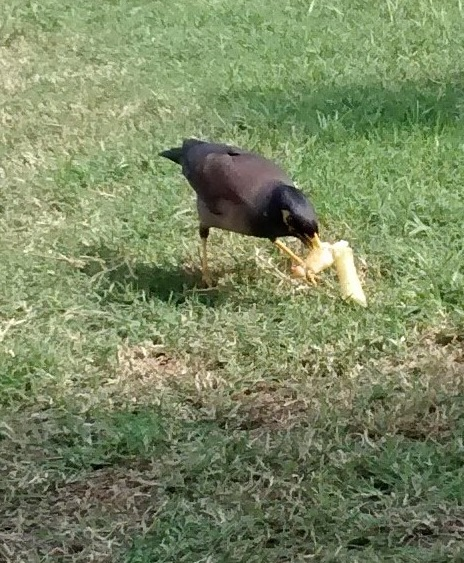
#> input picture images/image2.jpg, 464 x 563 px, found by its file name
$ jupyter execute 'Image Thresholding Methods.ipynb'
#> lines starting #> are read from the running program, lines starting #| are printed output that depends on the picture; after the words box and inside, x2 and y2 are one past the last pixel; in counts of white or black regions, pixels touching at a corner belong together
[cell 1]
import cv2
import numpy as np

[cell 2]
#Loading the image
image = cv2.imread('images\image2.jpg')
#> image is the input picture: shape (563, 464, 3); mean B, G, R 98.7, 136.4, 123.2

[cell 3]
#Creating the binarized image
retval, binary = cv2.threshold(image, 85, 255, cv2.THRESH_BINARY)
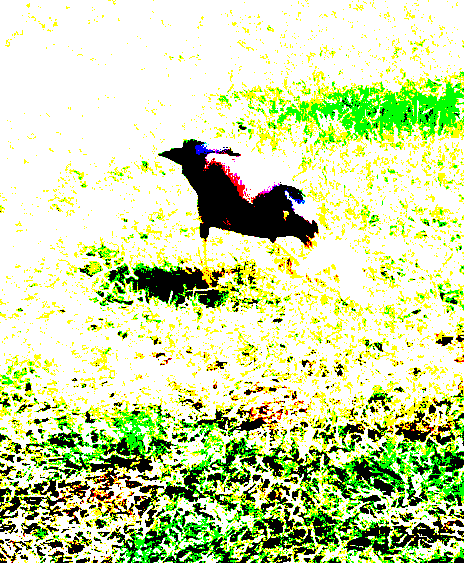
#> binary: shape (563, 464, 3); mean B, G, R 165.4, 220.6, 204.1

[cell 4]
#Displaying the actual image
cv2.imshow('Image Window', image)
cv2.waitKey(0)
cv2.destroyAllWindows()

[cell 5]
#Displaying the binarized image
cv2.imshow('Binarized Image', binary)
cv2.waitKey(0)
cv2.destroyAllWindows()

[cell 6]
#Creating the binarized inverted image
retval, binary_inv = cv2.threshold(image, 85, 255, cv2.THRESH_BINARY_INV)
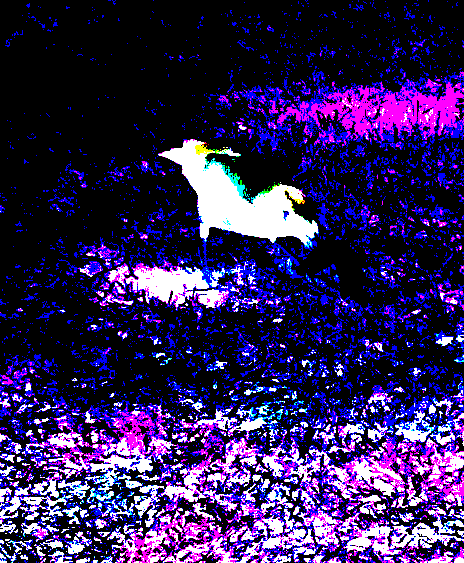
#> binary_inv: shape (563, 464, 3); mean B, G, R 89.6, 34.4, 50.9

[cell 7]
#Displaying the binarized inverted image
cv2.imshow('Binarized Inverted Image', binary_inv)
cv2.waitKey(0)
cv2.destroyAllWindows()

[cell 8]
#Creating the grayscale image
gray = cv2.cvtColor(image, cv2.COLOR_BGR2GRAY)
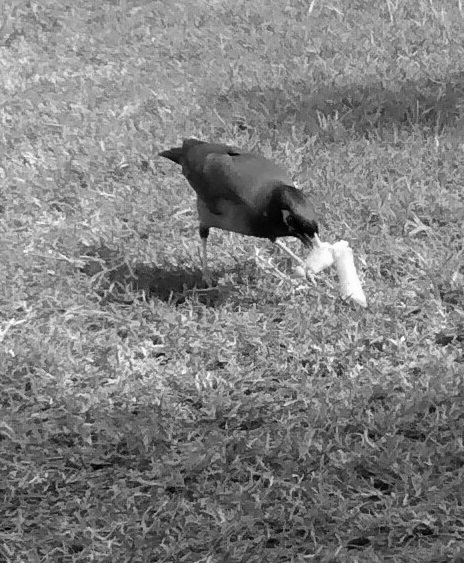
#> gray: shape (563, 464); min 0, max 255, mean 128.2

[cell 9]
#Displaying the gray scale image
cv2.imshow('GrayScale Image', gray)
cv2.waitKey(0)
cv2.destroyAllWindows()

[cell 10]
#Creating truncated image
retval, trunc_img = cv2.threshold(image, 85, 255, cv2.THRESH_TRUNC)
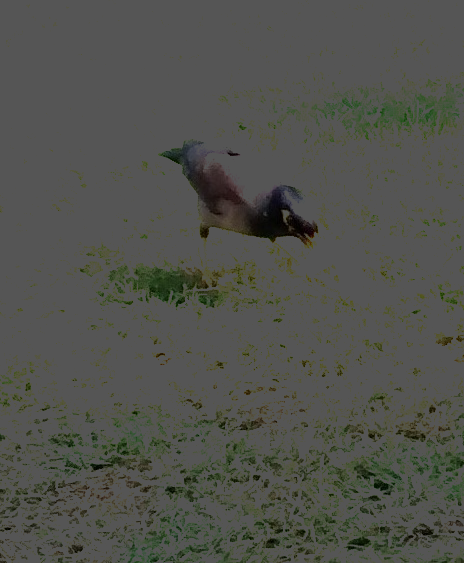
#> trunc_img: shape (563, 464, 3); mean B, G, R 76.2, 81.9, 80.5

[cell 11]
#Displaying the trucated image
cv2.imshow('Trucated Image', trunc_img)
cv2.waitKey(0)
cv2.destroyAllWindows()

[cell 12]
#Creating the Zero Threshold image
retval, to_zero_img = cv2.threshold(image, 85, 255, cv2.THRESH_TOZERO)
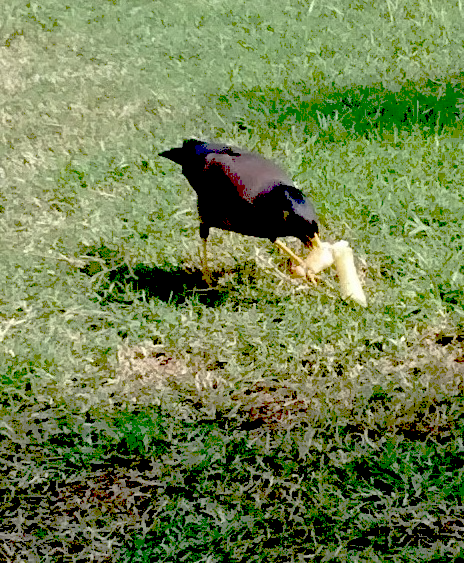
#> to_zero_img: shape (563, 464, 3); mean B, G, R 77.6, 128, 110.8

[cell 13]
#Displaying the Zero Threshold image
cv2.imshow('Zero Image', to_zero_img)
cv2.waitKey(0)
cv2.destroyAllWindows()

[cell 14]
#Creating the Zero Inverted Threshold image
retval, zero_inv_img = cv2.threshold(image, 85, 255, cv2.THRESH_TOZERO_INV)
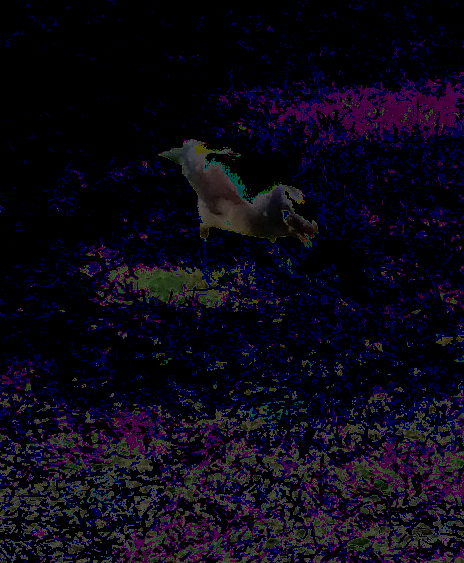
#> zero_inv_img: shape (563, 464, 3); mean B, G, R 21.1, 8.3, 12.5

[cell 15]
#Displaying the Zero Inverted image
cv2.imshow('Zero Inverted Image', zero_inv_img)
cv2.waitKey(0)
cv2.destroyAllWindows()

[cell 16]
#Now using matplotlib lets check the difference between the obtained images using subplots
import matplotlib.pyplot as plt

titles = ['Image Window', 'GrayScale Image', 'Binary Image', 'Binary Inverted Image', 'Trucated Image', 'Zero Image', 'Zero Inverted Image']
images = [image, gray, binary, binary_inv, trunc_img, to_zero_img, zero_inv_img]

for i in range(6):
    plt.subplot(2,3,i+1) #Creates the subplot at the (i+1)th location in a 2x3 table of plots
    plt.imshow(images[i]) #To display the images
    plt.title(titles[i]) #To display the titles
    plt.xticks([]) #To avoid any xticks in the plot
    plt.yticks([]) #To avoid any yticks in the plot

plt.show() #Displays the image on the screen
#> figure, not shown here; B, G, R data is drawn as R, G, B

[cell 17]
#Adaptive Thresholding
#Some times in a given image, one global value for thresholding is not enough, for those cases we use adaptive thresholding e.g. a book with different light conditions on various areas

image = cv2.imread('images\image3.jpg', 0) #Loading image in grayscale
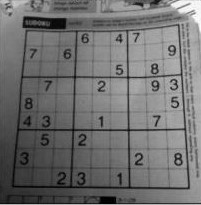
#> input picture images/image3.JPG, 201 x 205 px, found by its file name
#> image is the input picture: shape (205, 201); min 0, max 255, mean 111.9

[cell 18]
#Displaying the image
cv2.imshow('Image Window', image)
cv2.waitKey(0)
cv2.destroyAllWindows()

[cell 19]
#In this image case global thresholding would not give a good result
#Creating the global threshold image (Binarized form)
retval, binary_img = cv2.threshold(image, 55, 255, cv2.THRESH_BINARY)
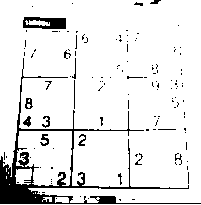
#> binary_img: shape (205, 201); 90.3% white; 125 black regions (109 under 20 px), largest, box (x1, y1, x2, y2) and area: (0, 58, 201, 204) 2781, (23, 17, 66, 29) 367, (40, 134, 49, 146) 58

[cell 20]
#Displaying the threshold image
cv2.imshow('Binary Image', binary_img) #Either one side will be black and other white or vice versa
cv2.waitKey(0)
cv2.destroyAllWindows()

[cell 21]
#Thus, we use adaptive thresholding to get a clear output in such cases
#Adaptive Mean Thresholding: This gives threshold value by subtracting constant passed to it from the mean of the values in the block specified
#Creating adaptive mean threshold image
adp_mean_img = cv2.adaptiveThreshold(image, 255, cv2.ADAPTIVE_THRESH_MEAN_C, cv2.THRESH_BINARY, 11, 2)
#> adp_mean_img: shape (205, 201); 69% white; black in thin lines or dots
#cv2.adaptiveThreshold(image_obj, changed_value, adpative_threshold_type, threshold_type, block_size, constant_value)

[cell 22]
#Displaying the adaptive mean value image
cv2.imshow('Mean Value Image', adp_mean_img)
cv2.waitKey(0)
cv2.destroyAllWindows()

[cell 23]
#Adaptive Gaussian Thresholding: This gives threshold value by subtracting constant passed to it from the gaussian sum of the values in the block specified
#Creating adaptive gaussian sum threshold image
adp_gauss_img = cv2.adaptiveThreshold(image, 255, cv2.ADAPTIVE_THRESH_GAUSSIAN_C, cv2.THRESH_BINARY, 11 ,2)
#> adp_gauss_img: shape (205, 201); 70.3% white; black in thin lines or dots

[cell 24]
#Displaying the adaptive gaussian sum image
cv2.imshow('Gaussian Sum Image', adp_gauss_img)
cv2.waitKey(0)
cv2.destroyAllWindows()

[cell 25]
#Now displaying all images to see the difference between them
images = [image, binary_img, adp_mean_img, adp_gauss_img]
titles = ['Image', 'Binary Image', 'Mean Value Image', 'Gaussian Sum Image']

for i in range(4):
    plt.subplot(2,2,i+1)
    plt.imshow(images[i], 'gray') #Displays images in grayscale in format
    plt.title(titles[i])
    plt.xticks([])
    plt.yticks([])

plt.show()

[cell 26]
#There is another method for binarization apart from global thresholding methods called Otsu Binarization
#This method does not take a particular value for thresholding but calculates it automatically
#The method is only applicable for bimodal images

#Loading a bimodal image
image = cv2.imread('images\image4.jpg', 0)
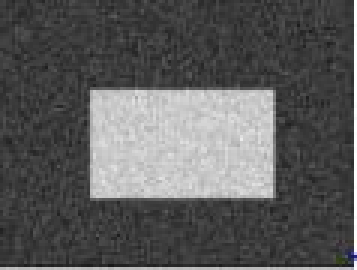
#> input picture images/image4.JPG, 119 x 90 px, found by its file name (shown 3 times larger)
#> image: shape (90, 119); min 24, max 255, mean 91.4

[cell 27]
#Creating otsu binarized object
retval , otsu_bin_img = cv2.threshold(image, 0, 255, cv2.THRESH_BINARY + cv2.THRESH_OTSU)
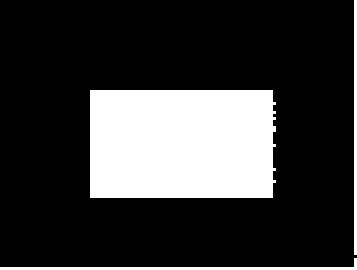
#> otsu_bin_img: shape (90, 119) (shown 3 times larger); 22.5% white; 3 white regions, box (x1, y1, x2, y2) and area: (30, 30, 92, 66) 2204, (0, 86, 119, 90) 122, (118, 0, 119, 85) 85
#> retval = 130
#For otsu binarization, we add otsu threshold to the global threshold values

[cell 28]
cv2.imshow('Image' , otsu_bin_img)
cv2.waitKey(0)
cv2.destroyAllWindows()

[cell 29]
#Seeing difference between the images
images = [image, otsu_bin_img]
titles = ['Image', 'Otsu Binary Image']

for i in range(2):
    plt.subplot(1,2,i+1)
    plt.imshow(images[i], 'gray') #Displays images in grayscale format
    plt.title(titles[i])
    plt.xticks([])
    plt.yticks([])

plt.show()
